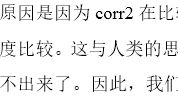
%> input picture char1.jpg, 178 x 102 px
$ octave --eval "result = samap('char1.jpg');"   (GNU Octave 9; MATLAB toolbox functions it lacks are replaced by stand-ins)
%> lines starting %> are read from the running program, lines starting %| are printed output that depends on the picture
function [ map_data ] = samap( image )
%> called with image = 'char1.jpg'
% Calculate saliency map of image.
% Use:
% map_data = samap('path\to\image')
% map_data = samap(image_data)
% return map data (uint8) of image.

%% Read image from file
if(isequal(class(image),'char'))
    inImg=im2double(rgb2gray(imread(image)));
%> inImg: size 102x178 double; min 0, max 1, mean 0.927
else
    inImg=im2double(rgb2gray(image));
end
%%inImg = imresize(inImg, 64/size(inImg, 2));

%% Spectral Residual
myFFT = fft2(inImg);
myLogAmplitude = log(abs(myFFT));
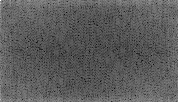
%> myLogAmplitude: size 102x178 double; min -1.51, max 9.73, mean 2.58; drawn with min black and max white
myPhase = angle(myFFT);
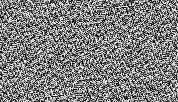
%> myPhase: size 102x178 double; min -3.14, max 3.14, mean -0.000346; drawn with min black and max white
mySpectralResidual = myLogAmplitude - imfilter(myLogAmplitude, fspecial('average', 3), 'replicate');
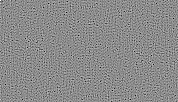
%> mySpectralResidual: size 102x178 double; min -3.61, max 2.99, mean 1.59e-16; drawn with min black and max white
saliencyMap = abs(ifft2(exp(mySpectralResidual + 1i*myPhase))).^2;
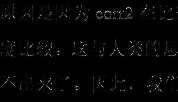
%> saliencyMap: size 102x178 double; min 8.71e-11, max 0.00495, mean 9.73e-05; drawn with min black and max white

%% After Effect
saliencyMap = mat2gray(imfilter(saliencyMap, fspecial('gaussian', [10, 10], 2.5)));
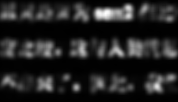
%> saliencyMap: size 102x178 double; min 0, max 1, mean 0.139
%imshow(saliencyMap);
map_data = uint8(round(saliencyMap.*255));

end

$ run again, on char2.jpg
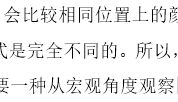
%> input picture char2.jpg, 178 x 102 px
%> in samap, `mySpectralResidual = myLogAmplitude - imfilter(myLogAmplitude, fspecia..`:
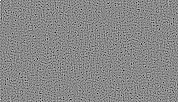
%> mySpectralResidual: size 102x178 double; min -3.39, max 2.94, mean 1.49e-16; drawn with min black and max white
%> in samap, `saliencyMap = mat2gray(imfilter(saliencyMap, fspecial('gaussian', [10,..`:
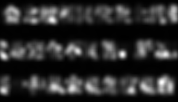
%> saliencyMap: size 102x178 double; min 0, max 1, mean 0.173
